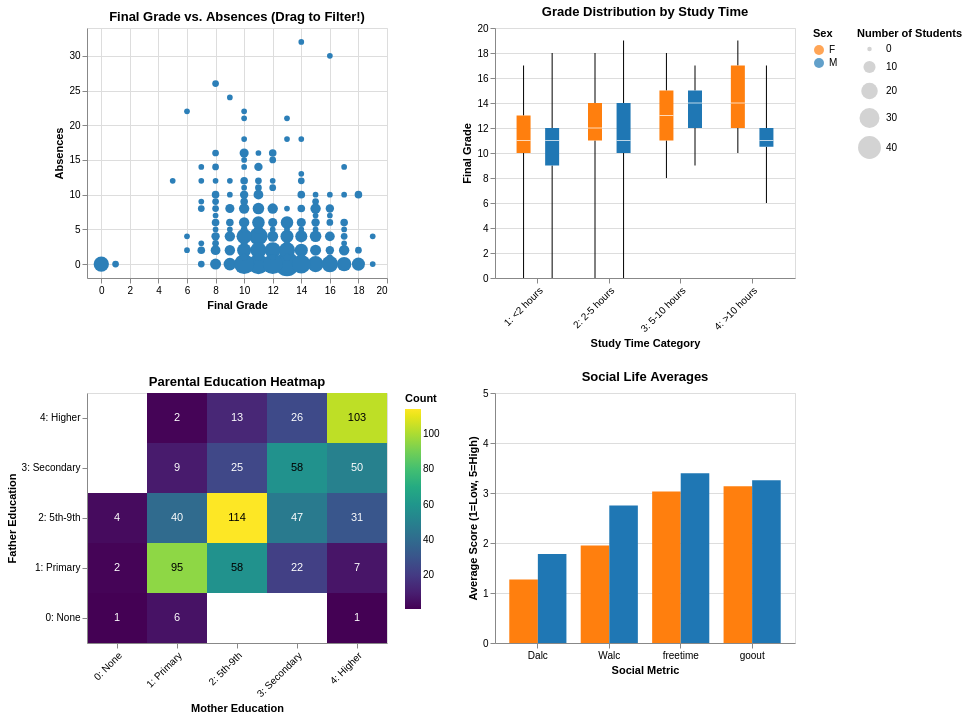

Notebook source saved alongside this figure:
### Code cell
# 1. Define the brush selection 
brush = alt.selection_interval()

# --- DEFINE CUSTOM COLOR SCALE ---
sex_color_scale = alt.Scale(domain=['F', 'M'], range=['#ff7f0e', '#1f77b4'])

# Base chart for common properties
base = alt.Chart(df).properties(
    width=300,
    height=250
)

# --- TOP LEFT: Absences vs Final Grade (The Anchor Filter Plot) ---
scatter1 = base.mark_circle().encode(
    x=alt.X('G3:Q', title='Final Grade', scale=alt.Scale(domain=[-1, max(df["G3"]) + 1])),
    y=alt.Y('absences:Q', title='Absences', scale=alt.Scale(domain=[-2, max(df["absences"]) + 2])), 
    size=alt.Size('count():Q', title='Number of Students', scale=alt.Scale(range=[20, 600])), 
    color=alt.condition(brush, alt.value('#2c7fb8'), alt.value('lightgray')), 
    tooltip=['G3', 'absences', 'count()']
).add_params(
    brush
).properties(
    title="Final Grade vs. Absences (Drag to Filter!)"
)

study_labels= "datum.value == 1 ? '1: <2 hours' : datum.value == 2 ? '2: 2-5 hours' : datum.value == 3 ? '3: 5-10 hours' : '4: >10 hours'"

# --- TOP RIGHT: Study Time vs Final Grade ---
scatter2 = base.mark_boxplot(extent='min-max').transform_filter(
    brush
).encode(
    x=alt.X('studytime:O', title='Study Time Category', scale=alt.Scale(domain=[1, 2, 3, 4]), axis=alt.Axis(labelExpr=study_labels, labelAngle=-45)),
    y=alt.Y('G3:Q', title='Final Grade', scale=alt.Scale(domain=[0, 20])),
    color=alt.Color('sex:N', title='Sex', scale=sex_color_scale), # Applied flipped colors
    xOffset=alt.XOffset('sex:N', sort=['F', 'M']) # Ensure offset order remains constant
).properties(
    title="Grade Distribution by Study Time"
)


# --- BOTTOM LEFT: Heatmap for Parental Education ---
edu_labels = "datum.value == 0 ? '0: None' : datum.value == 1 ? '1: Primary' : datum.value == 2 ? '2: 5th-9th' : datum.value == 3 ? '3: Secondary' : '4: Higher'"

heatmap_base = base.transform_filter(
    brush
).transform_aggregate(
    count='count()',
    groupby=['Medu', 'Fedu']
).encode(
    # Locked domain 0-4
    x=alt.X('Medu:O', title='Mother Education', scale=alt.Scale(domain=[0, 1, 2, 3, 4]), axis=alt.Axis(labelExpr=edu_labels, labelAngle=-45)),
    # Locked domain 4-0
    y=alt.Y('Fedu:O', title='Father Education', scale=alt.Scale(domain=[4, 3, 2, 1, 0]), axis=alt.Axis(labelExpr=edu_labels))
)

heatmap_rect = heatmap_base.mark_rect().encode(
    color=alt.Color('count:Q', scale=alt.Scale(scheme='viridis'), title='Count')
)

heatmap_text = heatmap_base.mark_text().encode(
    text='count:Q',
    color=alt.condition(
        alt.datum.count > 50,  
        alt.value('black'),
        alt.value('white')
    )
)

heatmap = (heatmap_rect + heatmap_text).properties(
    title="Parental Education Heatmap"
)


# --- BOTTOM RIGHT: Social Life Averages ---
social_plot = alt.Chart(df).transform_filter(
    brush
).transform_fold(
    ['Dalc', 'Walc', 'freetime', 'goout'],
    as_=['Metric', 'Score']
).mark_bar().encode(
    # Locked the Metric domain so columns don't vanish if unselected
    x=alt.X('Metric:N', title='Social Metric', scale=alt.Scale(domain=['Dalc', 'Walc', 'freetime', 'goout']), axis=alt.Axis(labelAngle=0)),
    y=alt.Y('mean(Score):Q', title='Average Score (1=Low, 5=High)', scale=alt.Scale(domain=[0, 5])),
    color=alt.Color('sex:N', title='Sex', scale=sex_color_scale, legend=None), # Applied flipped colors
    # Hardcoded the domain for xOffset. This prevents the "single datapoint" bar stretching bug!
    xOffset=alt.XOffset('sex:N', scale=alt.Scale(domain=['F', 'M'])),
    tooltip=['Metric:N', 'sex:N', 'mean(Score):Q']
).properties(
    width=300,
    height=250,
    title='Social Life Averages'
)

# Use a 2-column grid layout
dashboard = alt.concat(
    scatter1, scatter2, heatmap, social_plot, 
    columns=2
)

dashboard

### Figure 1 — Vega-Lite specification as saved in the notebook (floating-point values rounded to 4 significant figures; data arrays with more than 128 entries replaced by an {"elided": "..."} marker saying what was removed)
{"config": {"view": {"continuousWidth": 300, "continuousHeight": 300}}, "concat": [{"mark": {"type": "circle"}, "encoding": {"color": {"condition": {"param": "param_54dd647193d9b3b3", "value": "#2c7fb8"}, "value": "lightgray"}, "size": {"aggregate": "count", "scale": {"range": [20, 600]}, "title": "Number of Students", "type": "quantitative"}, "tooltip": [{"field": "G3", "type": "quantitative"}, {"field": "absences", "type": "quantitative"}, {"aggregate": "count", "type": "quantitative"}], "x": {"field": "G3", "scale": {"domain": [-1, 20]}, "title": "Final Grade", "type": "quantitative"}, "y": {"field": "absences", "scale": {"domain": [-2, 34.0]}, "title": "Absences", "type": "quantitative"}}, "height": 250, "name": "view_8cb0f2ccff151d04_0", "title": "Final Grade vs. Absences (Drag to Filter!)", "width": 300}, {"mark": {"type": "boxplot", "extent": "min-max"}, "encoding": {"color": {"field": "sex", "scale": {"domain": ["F", "M"], "range": ["#ff7f0e", "#1f77b4"]}, "title": "Sex", "type": "nominal"}, "x": {"axis": {"labelAngle": -45, "labelExpr": "datum.value == 1 ? '1: <2 hours' : datum.value == 2 ? '2: 2-5 hours' : datum.value == 3 ? '3: 5-10 hours' : '4: >10 hours'"}, "field": "studytime", "scale": {"domain": [1, 2, 3, 4]}, "title": "Study Time Category", "type": "ordinal"}, "xOffset": {"field": "sex", "sort": ["F", "M"], "type": "nominal"}, "y": {"field": "G3", "scale": {"domain": [0, 20]}, "title": "Final Grade", "type": "quantitative"}}, "height": 250, "title": "Grade Distribution by Study Time", "transform": [{"filter": {"param": "param_54dd647193d9b3b3"}}], "width": 300}, {"layer": [{"mark": {"type": "rect"}, "encoding": {"color": {"field": "count", "scale": {"scheme": "viridis"}, "title": "Count", "type": "quantitative"}, "x": {"axis": {"labelAngle": -45, "labelExpr": "datum.value == 0 ? '0: None' : datum.value == 1 ? '1: Primary' : datum.value == 2 ? '2: 5th-9th' : datum.value == 3 ? '3: Secondary' : '4: Higher'"}, "field": "Medu", "scale": {"domain": [0, 1, 2, 3, 4]}, "title": "Mother Education", "type": "ordinal"}, "y": {"axis": {"labelExpr": "datum.value == 0 ? '0: None' : datum.value == 1 ? '1: Primary' : datum.value == 2 ? '2: 5th-9th' : datum.value == 3 ? '3: Secondary' : '4: Higher'"}, "field": "Fedu", "scale": {"domain": [4, 3, 2, 1, 0]}, "title": "Father Education", "type": "ordinal"}}, "transform": [{"filter": {"param": "param_54dd647193d9b3b3"}}, {"aggregate": [{"op": "count", "as": "count"}], "groupby": ["Medu", "Fedu"]}]}, {"mark": {"type": "text"}, "encoding": {"color": {"condition": {"test": "(datum.count > 50)", "value": "black"}, "value": "white"}, "text": {"field": "count", "type": "quantitative"}, "x": {"axis": {"labelAngle": -45, "labelExpr": "datum.value == 0 ? '0: None' : datum.value == 1 ? '1: Primary' : datum.value == 2 ? '2: 5th-9th' : datum.value == 3 ? '3: Secondary' : '4: Higher'"}, "field": "Medu", "scale": {"domain": [0, 1, 2, 3, 4]}, "title": "Mother Education", "type": "ordinal"}, "y": {"axis": {"labelExpr": "datum.value == 0 ? '0: None' : datum.value == 1 ? '1: Primary' : datum.value == 2 ? '2: 5th-9th' : datum.value == 3 ? '3: Secondary' : '4: Higher'"}, "field": "Fedu", "scale": {"domain": [4, 3, 2, 1, 0]}, "title": "Father Education", "type": "ordinal"}}, "transform": [{"filter": {"param": "param_54dd647193d9b3b3"}}, {"aggregate": [{"op": "count", "as": "count"}], "groupby": ["Medu", "Fedu"]}]}], "height": 250, "title": "Parental Education Heatmap", "width": 300}, {"mark": {"type": "bar"}, "encoding": {"color": {"field": "sex", "legend": null, "scale": {"domain": ["F", "M"], "range": ["#ff7f0e", "#1f77b4"]}, "title": "Sex", "type": "nominal"}, "tooltip": [{"field": "Metric", "type": "nominal"}, {"field": "sex", "type": "nominal"}, {"aggregate": "mean", "field": "Score", "type": "quantitative"}], "x": {"axis": {"labelAngle": 0}, "field": "Metric", "scale": {"domain": ["Dalc", "Walc", "freetime", "goout"]}, "title": "Social Metric", "type": "nominal"}, "xOffset": {"field": "sex", "scale": {"domain": ["F", "M"]}, "type": "nominal"}, "y": {"aggregate": "mean", "field": "Score", "scale": {"domain": [0, 5]}, "title": "Average Score (1=Low, 5=High)", "type": "quantitative"}}, "height": 250, "title": "Social Life Averages", "transform": [{"filter": {"param": "param_54dd647193d9b3b3"}}, {"fold": ["Dalc", "Walc", "freetime", "goout"], "as": ["Metric", "Score"]}], "width": 300}], "columns": 2, "data": {"name": "data-cfc574820468b2ca36820c4360cecf57"}, "params": [{"name": "param_54dd647193d9b3b3", "select": {"type": "interval"}, "views": ["view_8cb0f2ccff151d04_0"]}], "$schema": "https://vega.github.io/schema/vega-lite/v6.1.0.json", "datasets": {"data-cfc574820468b2ca36820c4360cecf57": {"elided": "714 records"}}}
